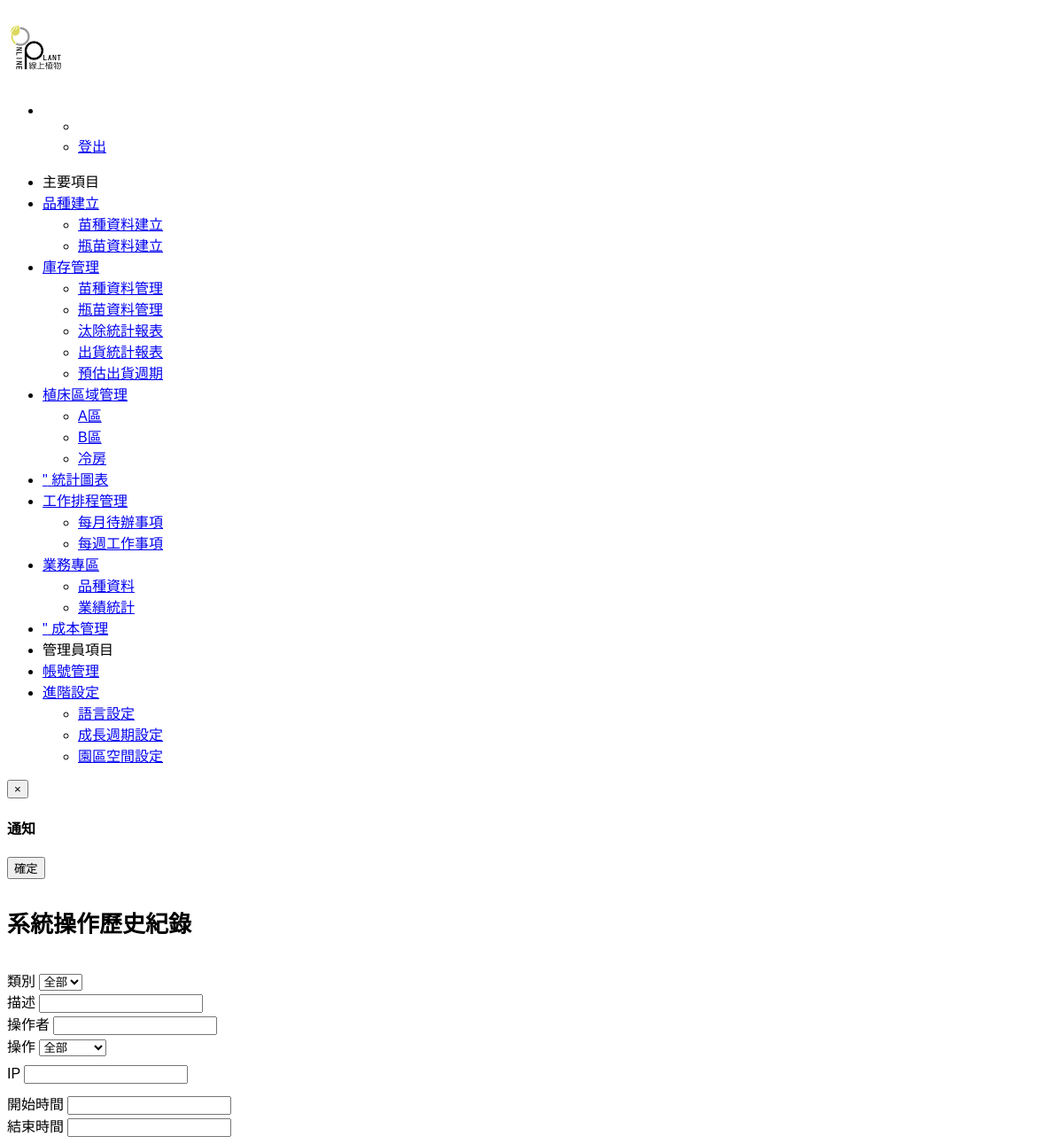
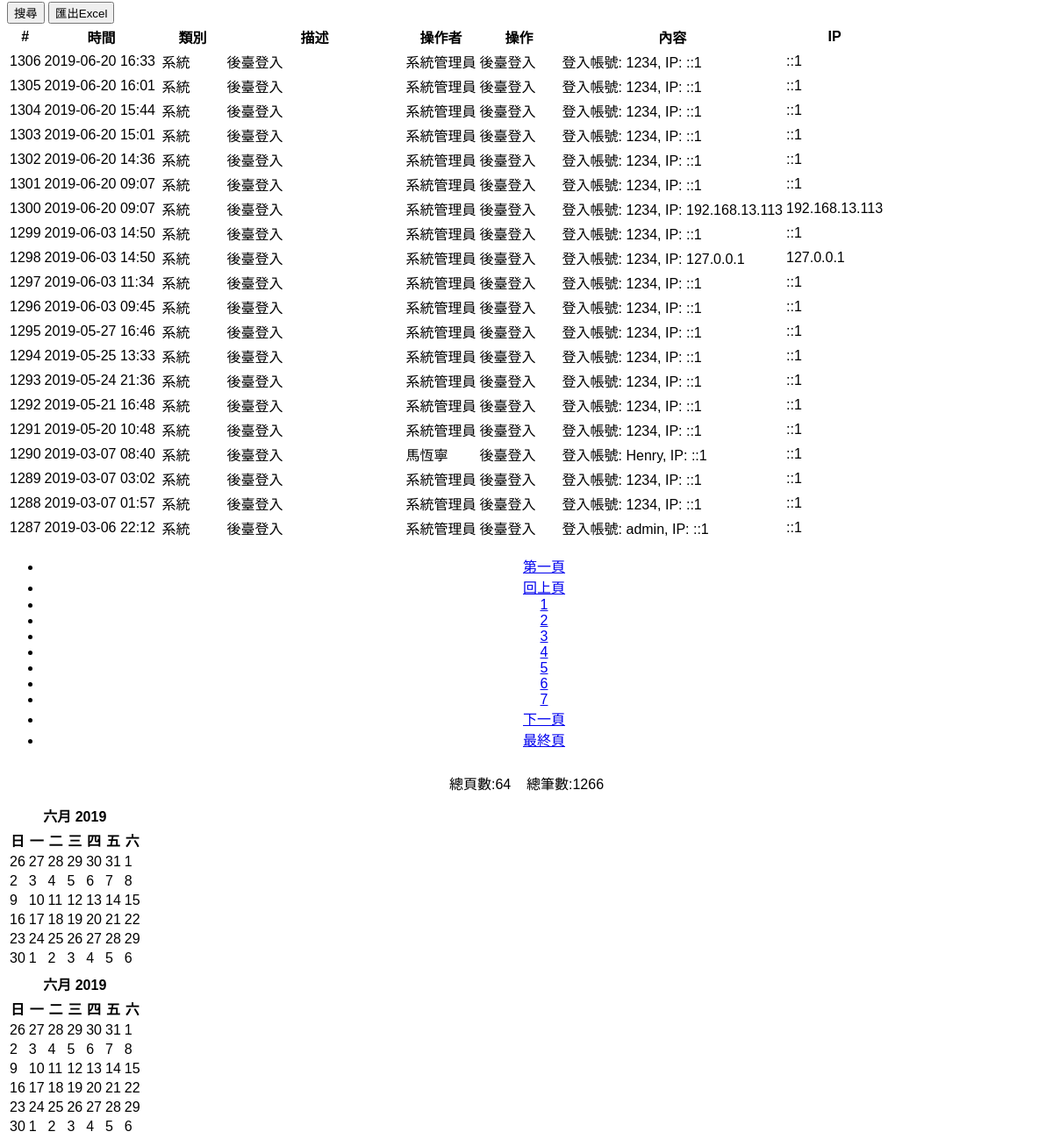
/admin/sys/sys_history.php (signed in), run on the app's committed database (2 pictures, top to bottom).
### tables this page shows
CREATE TABLE `js_history` (
  `jshist_sn` int(10) UNSIGNED NOT NULL,
  `jshist_add_date` int(10) UNSIGNED NOT NULL DEFAULT '0',
  `jshist_sys_type` tinyint(3) UNSIGNED NOT NULL DEFAULT '0' COMMENT '0: sys, 1:device',
  `jshist_sys_type_desc` varchar(50) DEFAULT '',
  `jshist_user` int(10) UNSIGNED NOT NULL DEFAULT '0' COMMENT '0: sys, >0: user sn',
  `jshist_op_type` tinyint(3) UNSIGNED NOT NULL DEFAULT '0' COMMENT '0: otrers, 1:add, 2:update, 3:delete, 4:backend login',
  `jshist_op_desc` text,
  `jshist_ip` varchar(16) DEFAULT '',
  `jsft_sn` int(10) UNSIGNED NOT NULL DEFAULT '1' COMMENT 'js_foctory.jsft_sn'
);

CREATE TABLE `js_user` (
  `jsuser_sn` int(10) UNSIGNED NOT NULL,
  `jsuser_account` varchar(32) NOT NULL,
  `jsuser_password` varchar(32) NOT NULL,
  `jsuser_name` varchar(32) NOT NULL DEFAULT '' COMMENT '姓名',
  `jsuser_email` varchar(64) NOT NULL DEFAULT '',
  `jsuser_add_date` int(10) UNSIGNED NOT NULL DEFAULT '0',
  `jsuser_mod_date` int(10) UNSIGNED NOT NULL DEFAULT '0',
  `jsuser_status` tinyint(4) NOT NULL DEFAULT '1' COMMENT '-1 刪除 1: 啟用 2:關閉',
  `jsuser_admin_permit` tinyint(5) NOT NULL DEFAULT '3' COMMENT '0: 華邦廠務(WB_user) 1: 系統管理員(Admin) 2:廠商(WT_user) 3:華邦使用者(Gust-其它部門) 4: 華邦 Hookup(WB_Hookup)',
  `jsuser_update` int(10) UNSIGNED NOT NULL DEFAULT '0'
);

### _setting.php (called while the page is built, shortened)
<?php
function GetParam($pname, $default='') {
	if(isset($_GET[$pname]) || isset($_POST[$pname])) {
		$retstr= trim ((isset($_POST[$pname]))?@$_POST[$pname]:@$_GET[$pname]);
		if(inject_check($retstr)) {
			return '';
		} else {
			return $retstr;
		}
	} else {
		return $default;
	}
}
?>

### admin/sys/func.php (called while the page is built, shortened)
<?php
function getHistory($where='', $offset=30, $rows=0) {
	$ret_data = array();
	$conn = getDB();
	if(empty($where))
		$sql="select * from js_history a left join js_user b on a.jshist_user=b.jsuser_sn order by jshist_add_date desc, jshist_sn desc limit $offset, $rows";
	else
		$sql="select * from js_history a left join js_user b on a.jshist_user=b.jsuser_sn where 1=1 and ( $where ) order by jshist_add_date desc, jshist_sn desc limit $offset, $rows";
	$qresult = $conn->query($sql);
	if ($qresult->num_rows > 0) {
		while($row = $qresult->fetch_assoc()) {
			$ret_data[] = $row;
		}
	}
	return $ret_data;
}
?>

### admin/sys/sys_history.php (the view, shortened to what this page needs)
<?php
include_once("./func.php");
$sys_type_mapping = array(0=>'系統', 1=>'設備');
$op_type_mapping = array(0=>'其它', 1=>'新增', 2=>'修改', 3=>'刪除', 4=>'後臺登入');
$op=GetParam('op');
if(!empty($op)) {
	$ret_code = 1;
	$ret_msg = '';
	$ret_data = array();
	switch ($op) {
		case 'export_excel':
			set_time_limit(300);
			header("Content-Type:text/html; charset=utf-8");
			include_once(WT_PATH_ROOT.'/lib/PHPExcel_1.8.0/PHPExcel.php');
			include_once(WT_PATH_ROOT.'/lib/PHPExcel_1.8.0/PHPExcel/Writer/Excel2007.php');
			$inputfilename = WT_PATH_ROOT.'/admin/sys/history_report.xls';
			if(!file_exists($inputfilename)) exceptions("查無Excel巡檢表");
			$originalexcel = PHPExcel_IOFactory::load($inputfilename);
			$search_where = $_SESSION['query']['sys_history'];
			$record_list = getHistory($search_where, 0, 100000000);
			$add_date = date('Y/m/d H:i:s');
			$sheetname = '系統操作歷史紀錄';
			$sheet = $originalexcel->getSheetByName($sheetname);
			$sheet->setCellValue('A1', "系統操作歷史紀錄");
			$sheet->setCellValue('A2', "製表時間：{$add_date}");
			foreach ($record_list as $i=>$v) {
				$row = $i+4;
				$sheet->setCellValue('A'.$row, $v['jshist_sn']);
				$sheet->setCellValue('B'.$row, date('Y-m-d H:i', $v['jshist_add_date']));
				$sheet->setCellValue('C'.$row, $sys_type_mapping[$v['jshist_sys_type']]);
				$sheet->setCellValue('D'.$row, $v['jshist_sys_type_desc']);
				$sheet->setCellValue('E'.$row, $v['jsuser_name']);
				$sheet->setCellValue('F'.$row, $op_type_mapping[$v['jshist_op_type']]);
				$sheet->setCellValue('G'.$row, $v['jshist_op_desc']);
				$sheet->setCellValue('H'.$row, $v['jshist_ip']);
			}
			$sheet->setTitle('系統操作歷史紀錄');
			$excelextend = substr($inputfilename, strpos($inputfilename, "."));
			$filename="history_".date("YmdHis");
			header('Content-Type: application/vnd.openxmlformats-officedocument.spreadsheetml.sheet');
			header("Content-Disposition: attachment;filename=".$filename.$excelextend);
			header('Cache-Control: max-age=0');
			if($excelextend == "xlsx")
				$objWriter = PHPExcel_IOFactory::createWriter($originalexcel, 'Excel2007');
			else
				$objWriter = PHPExcel_IOFactory::createWriter($originalexcel, 'Excel5');
			$objWriter->save('php://output');
			exit;
			break;
		default:
			$ret_msg = 'error!';
			break;
	}
	echo enclode_ret_data($ret_code, $ret_msg, $ret_data);
	exit;
} else {
	if(($jshist_sys_type_desc = GetParam('jshist_sys_type_desc'))) {
		$search_where[] = "jshist_sys_type_desc like '%{$jshist_sys_type_desc}%'";
		$search_query_string['jshist_sys_type_desc'] = $jshist_sys_type_desc;
	}
	if(($jshist_user = GetParam('jshist_user'))) {
		$search_where[] = "b.jsuser_name like '%{$jshist_user}%'";
		$search_query_string['jshist_user'] = $jshist_user;
	}
	if(($jshist_ip = GetParam('jshist_ip'))) {
		$search_where[] = "a.jshist_ip like '%{$jshist_ip}%'";
		$search_query_string['jshist_ip'] = $jshist_ip;
	}
	if(($start = GetParam('start'))) {
		$start_c = str2time($start);
		$search_where[] = "jshist_add_date>={$start_c}";
	}
	if(($end = GetParam('end'))) {
		$end_c = str2time($end);
		$search_where[] = "jshist_add_date<={$end_c}";
	}
	$search_where = isset($search_where) ? implode(' and ', $search_where) : '';
	$pg_page = GetParam('pg_page', 1);
	$pg_rows = 20;
	$pg_offset = $pg_rows * ($pg_page - 1);
	$history_list = getHistory($search_where, $pg_offset, $pg_rows);
}
?>
<!DOCTYPE html>
<html lang="en">
    <head>
    	<?php include('./../htmlModule/head.php');?>
		<link rel="stylesheet" href="./../../lib/bootstrap-datetimepicker/bootstrap-datetimepicker.min.css">
    </head>
    <body>
    	<?php include('./../htmlModule/nav.php');?>
		<div class="container-fluid">
			<div class="row">
				<div class="col-md-12">
					<h3 class="text-center wt-block-title">系統操作歷史紀錄</h3>
    				<div id="search" style="clear:both;">
					    <form autocomplete="off" method="get" action="./sys_history.php" id="search_form" class="form-inline alert alert-info" role="form">
					    	<div class="row">
							    <div class="col-md-12">
								    <div class="form-group">
								        <label for="searchInput1">類別</label>
								        <select class="form-control" id="searchInput11" name="jshist_sys_type">
								            <option selected="selected" value="-1">全部</option>
								        </select>
								    </div>
								    <div class="form-group">
								        <label for="searchInput2">描述</label>
								        <input type="text" class="form-control" id="searchInput2" name="jshist_sys_type_desc" value="<?php echo $jshist_sys_type_desc;?>" placeholder="">
								    </div>
								    <div class="form-group">
								        <label for="searchInput3">操作者</label>
								        <input type="text" class="form-control" id="searchInput3" name="jshist_user" value="<?php echo $jshist_user;?>" placeholder="">
								    </div>
								    <div class="form-group">
								        <label for="searchInput4">操作</label>
								        <select class="form-control" id="searchInput4" name="jshist_op_type">
								            <option selected="selected" value="-1">全部</option>
								        </select>
								    </div>
								</div>
							    <div class="col-md-12" style="margin-top: 10px;">
								    <div class="form-group">
								        <label for="searchInput3">IP</label>
								        <input type="text" class="form-control" id="searchInput3" name="jshist_ip" value="<?php echo $jshist_ip;?>" placeholder="">
								    </div>
								</div>
							    <div class="col-md-12" style="margin-top: 10px;">
								    <div class="form-group">
								        <label for="datetimepicker1">開始時間</label>
								        <input type="text" class="form-control" id="datetimepicker1" name="start" value="<?php echo $start;?>" placeholder="">
								    </div>
								    <div class="form-group">
								        <label for="datetimepicker2">結束時間</label>
								        <input type="text" class="form-control" id="datetimepicker2" name="end" value="<?php echo $end;?>" placeholder="">
								    </div>
								</div>
							    <div class="col-md-12" style="margin-top: 10px;">
								    <button type="submit" class="btn btn-info" op="search">搜尋</button>
							    	<button class="btn btn-info" id="export_excel_btn">匯出Excel</button>
								</div>
						</form>
					</div>
					<table class="table table-striped table-hover table-condensed tablesorter">
						<thead>
							<tr>
								<th width="10px">#</th>
								<th width="130px">時間</th>
								<th width="70px">類別</th>
								<th width="200px">描述</th>
								<th width="80px">操作者</th>
								<th width="90px">操作</th>
								<th>內容</th>
								<th width="100px">IP</th>
							</tr>
						</thead>
						<tbody>
							<?php
								foreach ($history_list as $row) {
									echo '<tr>';
									echo '<td>'.$row['jshist_sn'].'</td>';
									echo '<td>'.date('Y-m-d H:i', $row['jshist_add_date']).'</td>';
									echo '<td>'.$sys_type_mapping[$row['jshist_sys_type']].'</td>';
									echo '<td>'.$row['jshist_sys_type_desc'].'</td>';
									echo '<td>'.$row['jsuser_name'].'</td>';
									echo '<td>'.$op_type_mapping[$row['jshist_op_type']].'</td>';
									echo '<td>'.$row['jshist_op_desc'].'</td>';
									echo '<td>'.$row['jshist_ip'].'</td>';
									echo '</td></tr>';
								}
							?>
						</tbody>
					</table>
    				<?php include('./../htmlModule/page.php');?>
				</div>
			</div>
		</div>
    </body>
</html>

### data on the page
js_history: jshist_sn "1306", jshist_add_date "2019-06-20 16:33", jshist_sys_type "系統", jshist_sys_type_desc "後臺登入", js_user.jsuser_name "系統管理員", jshist_op_type "後臺登入", jshist_op_desc "登入帳號: 1234, IP: ::1", jshist_ip "::1"
js_history: jshist_sn "1305", jshist_add_date "2019-06-20 16:01", jshist_sys_type "系統", jshist_sys_type_desc "後臺登入", js_user.jsuser_name "系統管理員", jshist_op_type "後臺登入", jshist_op_desc "登入帳號: 1234, IP: ::1", jshist_ip "::1"
js_history: jshist_sn "1304", jshist_add_date "2019-06-20 15:44", jshist_sys_type "系統", jshist_sys_type_desc "後臺登入", js_user.jsuser_name "系統管理員", jshist_op_type "後臺登入", jshist_op_desc "登入帳號: 1234, IP: ::1", jshist_ip "::1"
js_history: jshist_sn "1303", jshist_add_date "2019-06-20 15:01", jshist_sys_type "系統", jshist_sys_type_desc "後臺登入", js_user.jsuser_name "系統管理員", jshist_op_type "後臺登入", jshist_op_desc "登入帳號: 1234, IP: ::1", jshist_ip "::1"
js_history: jshist_sn "1302", jshist_add_date "2019-06-20 14:36", jshist_sys_type "系統", jshist_sys_type_desc "後臺登入", js_user.jsuser_name "系統管理員", jshist_op_type "後臺登入", jshist_op_desc "登入帳號: 1234, IP: ::1", jshist_ip "::1"
js_history: jshist_sn "1301", jshist_add_date "2019-06-20 09:07", jshist_sys_type "系統", jshist_sys_type_desc "後臺登入", js_user.jsuser_name "系統管理員", jshist_op_type "後臺登入", jshist_op_desc "登入帳號: 1234, IP: ::1", jshist_ip "::1"
js_history: jshist_sn "1300", jshist_add_date "2019-06-20 09:07", jshist_sys_type "系統", jshist_sys_type_desc "後臺登入", js_user.jsuser_name "系統管理員", jshist_op_type "後臺登入", jshist_op_desc "登入帳號: 1234, IP: 192.168.13.113", jshist_ip "192.168.13.113"
js_history: jshist_sn "1299", jshist_add_date "2019-06-03 14:50", jshist_sys_type "系統", jshist_sys_type_desc "後臺登入", js_user.jsuser_name "系統管理員", jshist_op_type "後臺登入", jshist_op_desc "登入帳號: 1234, IP: ::1", jshist_ip "::1"
js_history: jshist_sn "1298", jshist_add_date "2019-06-03 14:50", jshist_sys_type "系統", jshist_sys_type_desc "後臺登入", js_user.jsuser_name "系統管理員", jshist_op_type "後臺登入", jshist_op_desc "登入帳號: 1234, IP: 127.0.0.1", jshist_ip "127.0.0.1"
js_history: jshist_sn "1297", jshist_add_date "2019-06-03 11:34", jshist_sys_type "系統", jshist_sys_type_desc "後臺登入", js_user.jsuser_name "系統管理員", jshist_op_type "後臺登入", jshist_op_desc "登入帳號: 1234, IP: ::1", jshist_ip "::1"
js_history: jshist_sn "1296", jshist_add_date "2019-06-03 09:45", jshist_sys_type "系統", jshist_sys_type_desc "後臺登入", js_user.jsuser_name "系統管理員", jshist_op_type "後臺登入", jshist_op_desc "登入帳號: 1234, IP: ::1", jshist_ip "::1"
js_history: jshist_sn "1295", jshist_add_date "2019-05-27 16:46", jshist_sys_type "系統", jshist_sys_type_desc "後臺登入", js_user.jsuser_name "系統管理員", jshist_op_type "後臺登入", jshist_op_desc "登入帳號: 1234, IP: ::1", jshist_ip "::1"
js_history: jshist_sn "1294", jshist_add_date "2019-05-25 13:33", jshist_sys_type "系統", jshist_sys_type_desc "後臺登入", js_user.jsuser_name "系統管理員", jshist_op_type "後臺登入", jshist_op_desc "登入帳號: 1234, IP: ::1", jshist_ip "::1"
js_history: jshist_sn "1293", jshist_add_date "2019-05-24 21:36", jshist_sys_type "系統", jshist_sys_type_desc "後臺登入", js_user.jsuser_name "系統管理員", jshist_op_type "後臺登入", jshist_op_desc "登入帳號: 1234, IP: ::1", jshist_ip "::1"
js_history: jshist_sn "1292", jshist_add_date "2019-05-21 16:48", jshist_sys_type "系統", jshist_sys_type_desc "後臺登入", js_user.jsuser_name "系統管理員", jshist_op_type "後臺登入", jshist_op_desc "登入帳號: 1234, IP: ::1", jshist_ip "::1"
js_history: jshist_sn "1291", jshist_add_date "2019-05-20 10:48", jshist_sys_type "系統", jshist_sys_type_desc "後臺登入", js_user.jsuser_name "系統管理員", jshist_op_type "後臺登入", jshist_op_desc "登入帳號: 1234, IP: ::1", jshist_ip "::1"
js_history: jshist_sn "1290", jshist_add_date "2019-03-07 08:40", jshist_sys_type "系統", jshist_sys_type_desc "後臺登入", js_user.jsuser_name "馬恆寧", jshist_op_type "後臺登入", jshist_op_desc "登入帳號: Henry, IP: ::1", jshist_ip "::1"
js_history: jshist_sn "1289", jshist_add_date "2019-03-07 03:02", jshist_sys_type "系統", jshist_sys_type_desc "後臺登入", js_user.jsuser_name "系統管理員", jshist_op_type "後臺登入", jshist_op_desc "登入帳號: 1234, IP: ::1", jshist_ip "::1"
js_history: jshist_sn "1288", jshist_add_date "2019-03-07 01:57", jshist_sys_type "系統", jshist_sys_type_desc "後臺登入", js_user.jsuser_name "系統管理員", jshist_op_type "後臺登入", jshist_op_desc "登入帳號: 1234, IP: ::1", jshist_ip "::1"
js_history: jshist_sn "1287", jshist_add_date "2019-03-06 22:12", jshist_sys_type "系統", jshist_sys_type_desc "後臺登入", js_user.jsuser_name "系統管理員", jshist_op_type "後臺登入", jshist_op_desc "登入帳號: admin, IP: ::1", jshist_ip "::1"

### other printed values
$pg_pages "64"
$pg_total "1266"
